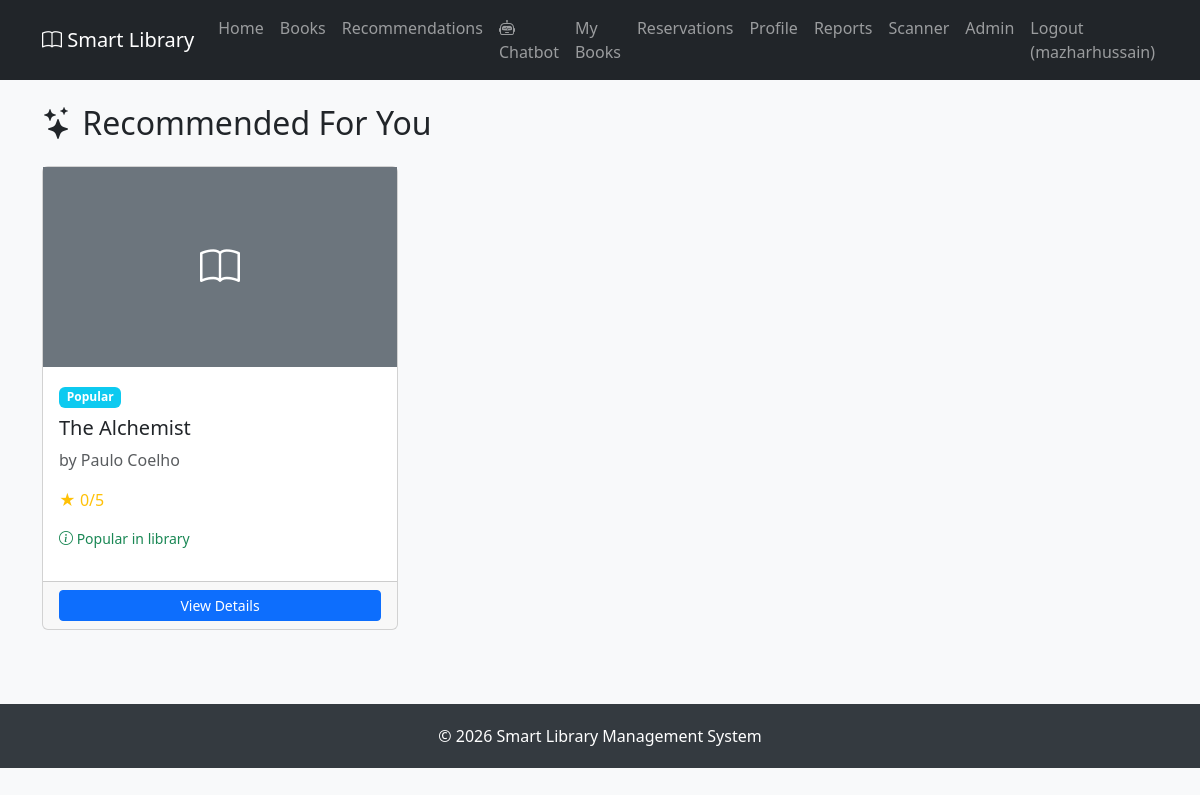
The app's page /recommendations/ (signed in) with its own data.
### books/models.py (models this page shows, shortened)
class Book(models.Model):
    title = models.CharField(max_length=200)
    author = models.CharField(max_length=150)
    isbn = models.CharField(max_length=13, unique=True)
    category = models.ForeignKey(Category, on_delete=models.SET_NULL, null=True, related_name='books')
    description = models.TextField(blank=True)
    cover_image = models.ImageField(upload_to='book_covers/', blank=True, null=True)
    total_copies = models.PositiveIntegerField(default=1)
    available_copies = models.PositiveIntegerField(default=1)
    published_year = models.PositiveIntegerField(blank=True, null=True)
    added_on = models.DateTimeField(auto_now_add=True)
    @property
    def average_rating(self):
        reviews = self.reviews.all()
        if reviews.exists():
            return round(sum(r.rating for r in reviews) / reviews.count(), 1)
        return 0

### books/views.py (the view, shortened to what this page needs)
# urls.py: path('recommendations/', views.recommendations, name='recommendations'),
def recommendations(request):
    recommendations_list = []
    if request.user.is_authenticated:
        try:
            member = Member.objects.get(user=request.user)
            borrowed_books = list(
                BorrowRecord.objects.filter(member=member).values_list('book', flat=True)
            )
            borrowed_categories = list(
                Book.objects.filter(id__in=borrowed_books).values_list('category', flat=True)
            )
            category_recs = Book.objects.filter(
                category__in=borrowed_categories
            ).exclude(id__in=borrowed_books).distinct()[:4]
            similar_members = list(
                Member.objects.filter(
                    borrow_records__book__in=borrowed_books
                ).exclude(id=member.id).distinct().values_list('id', flat=True)
            )
            similar_books = list(
                BorrowRecord.objects.filter(
                    member__in=similar_members
                ).exclude(book__in=borrowed_books).values_list('book', flat=True).distinct()
            )
            for book in Book.objects.filter(id__in=similar_books[:4]):
                recommendations_list.append({
                    'book': book,
                    'reason': "Users like you also read this",
                    'type': 'Similar Users'
                })
            top_rated = Book.objects.exclude(
                id__in=borrowed_books
            ).annotate(
                avg_rating=Avg('reviews__rating')
            ).filter(avg_rating__gte=4).order_by('-avg_rating')[:4]
            for book in top_rated:
                recommendations_list.append({
                    'book': book,
                    'reason': f"Top rated ({book.average_rating}★) - You haven't read it yet",
                    'type': 'Top Rated'
                })
        except Member.DoesNotExist:
            pass
    if not recommendations_list:
        top_books = Book.objects.all()[:6]
        for book in top_books:
            recommendations_list.append({
                'book': book,
                'reason': "Popular in library",
                'type': 'Popular'
            })
    return render(request, 'books/recommendations.html', {'recommendations': recommendations_list})

### templates/books/recommendations.html (shortened to what this page needs)
{% extends 'base.html' %}
{% block content %}
<h2 class="mb-4"><i class="bi bi-stars"></i> Recommended For You</h2>
{% if recommendations %}
    <div class="row">
        {% for rec in recommendations %}
            <div class="col-md-4 mb-4">
                <div class="card h-100">
                    {% if rec.book.cover_image %}
                        <img src="{{ rec.book.cover_image.url }}" class="card-img-top" alt="{{ rec.book.title }}" style="height: 200px; object-fit: cover;">
                    {% else %}
                        <div class="bg-secondary text-white d-flex align-items-center justify-content-center" style="height: 200px;">
                            <i class="bi bi-book fs-1"></i>
                        </div>
                    {% endif %}
                    <div class="card-body">
                        <span class="badge bg-info mb-2">{{ rec.type }}</span>
                        <h5 class="card-title">{{ rec.book.title }}</h5>
                        <p class="text-muted">by {{ rec.book.author }}</p>
                        <p class="star-rating">★ {{ rec.book.average_rating }}/5</p>
                        <p class="small text-success"><i class="bi bi-info-circle"></i> {{ rec.reason }}</p>
                    </div>
                    <div class="card-footer">
                        <a href="{% url 'books:book_detail' rec.book.id %}" class="btn btn-sm btn-primary w-100">View Details</a>
                    </div>
                </div>
            </div>
        {% endfor %}
    </div>
{% else %}
    <div class="alert alert-info">
        <p>No recommendations yet. Borrow some books or write reviews to get personalized suggestions.</p>
        <a href="{% url 'books:book_list' %}" class="btn btn-primary">Browse Books</a>
    </div>
{% endif %}
{% endblock %}

### templates/base.html (shortened to what this page needs)
<!DOCTYPE html>
<html lang="en">
<head>
    <link href="https://cdn.jsdelivr.net/npm/bootstrap@5.3.2/dist/css/bootstrap.min.css" rel="stylesheet">
    <link href="https://cdn.jsdelivr.net/npm/bootstrap-icons@1.11.1/font/bootstrap-icons.css" rel="stylesheet">
</head>
<body>
    <nav class="navbar navbar-expand-lg navbar-dark bg-dark">
        <div class="container">
            <a class="navbar-brand" href="{% url 'books:home' %}">
                <i class="bi bi-book"></i> Smart Library
            </a>
            <div class="collapse navbar-collapse" id="navbarNav">
                <ul class="navbar-nav ms-auto">
                    <li class="nav-item"><a class="nav-link" href="{% url 'books:home' %}">Home</a></li>
                    <li class="nav-item"><a class="nav-link" href="{% url 'books:book_list' %}">Books</a></li>
                    <li class="nav-item"><a class="nav-link" href="{% url 'books:recommendations' %}">Recommendations</a></li>
                    <li class="nav-item"><a class="nav-link" href="{% url 'books:chatbot' %}"><i class="bi bi-robot"></i> Chatbot</a></li>
                    {% if user.is_authenticated %}
                        <li class="nav-item"><a class="nav-link" href="{% url 'books:my_books' %}">My Books</a></li>
                        <li class="nav-item"><a class="nav-link" href="{% url 'books:my_reservations' %}">Reservations</a></li>
                        <li class="nav-item"><a class="nav-link" href="{% url 'books:profile' %}">Profile</a></li>
                        {% if user.is_staff %}
                            <li class="nav-item"><a class="nav-link" href="{% url 'books:reports' %}">Reports</a></li>
                            <li class="nav-item"><a class="nav-link" href="{% url 'books:scanner' %}">Scanner</a></li>
                            <li class="nav-item"><a class="nav-link" href="/admin/">Admin</a></li>
                        {% endif %}
                        <li class="nav-item"><a class="nav-link" href="{% url 'books:logout' %}">Logout ({{ user.username }})</a></li>
                    {% else %}
                        <li class="nav-item"><a class="nav-link" href="{% url 'books:login' %}">Login</a></li>
                        <li class="nav-item"><a class="nav-link" href="{% url 'books:register' %}">Register</a></li>
                    {% endif %}
                </ul>
            </div>
        </div>
    </nav>
    <div class="container mt-4">
        {% block content %}{% endblock %}
    </div>
    <footer class="text-center">
        <div class="container">
            <p class="mb-0">© 2026 Smart Library Management System</p>
        </div>
    </footer>
</body>
</html>

### templates/base.html (style rules this page uses)
body { background-color: #f8f9fa; }
.card { transition: transform 0.2s; }
.star-rating { color: #ffc107; }
footer { margin-top: 50px; padding: 20px 0; background: #343a40; color: #fff; }

### records on screen
Book: type "Popular", book "The Alchemist", book.author "Paulo Coelho", book.average_rating "0", reason "Popular in library"

### other values on screen
{{ user.username }} "mazharhussain"
